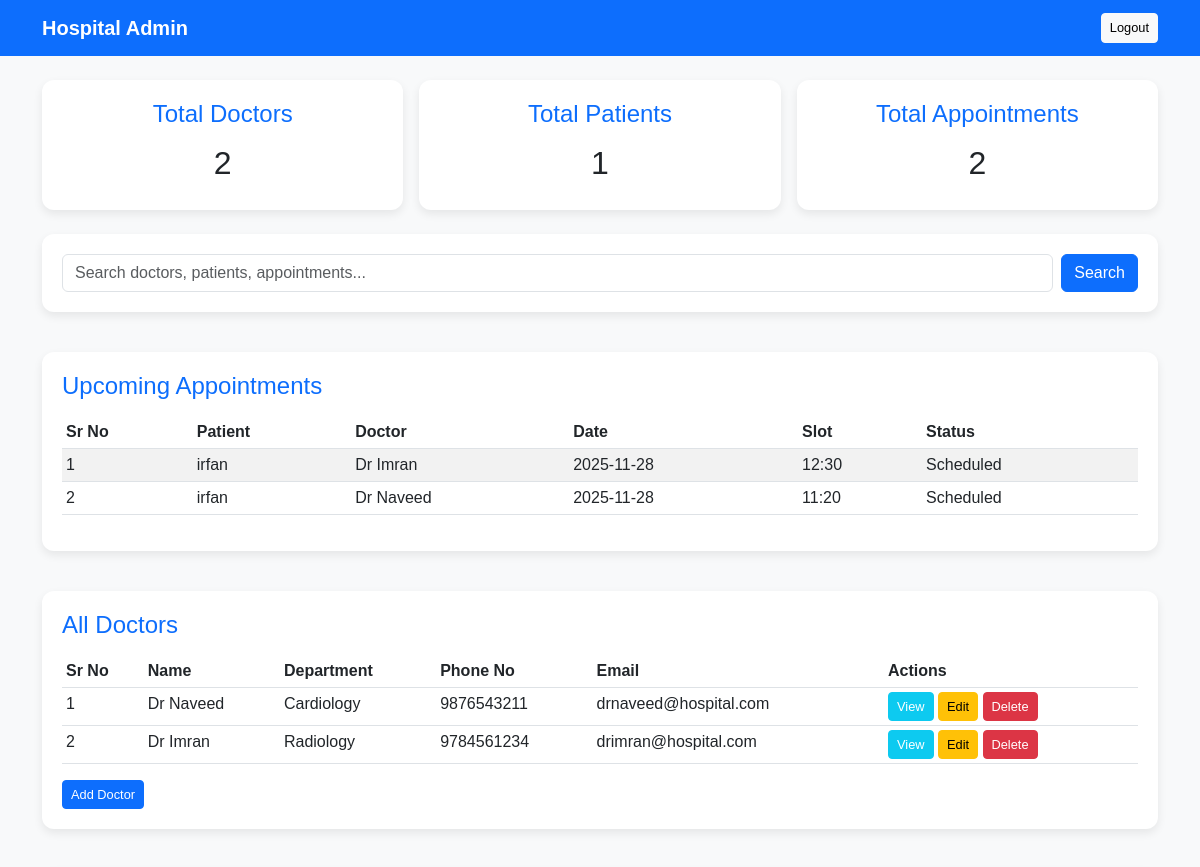
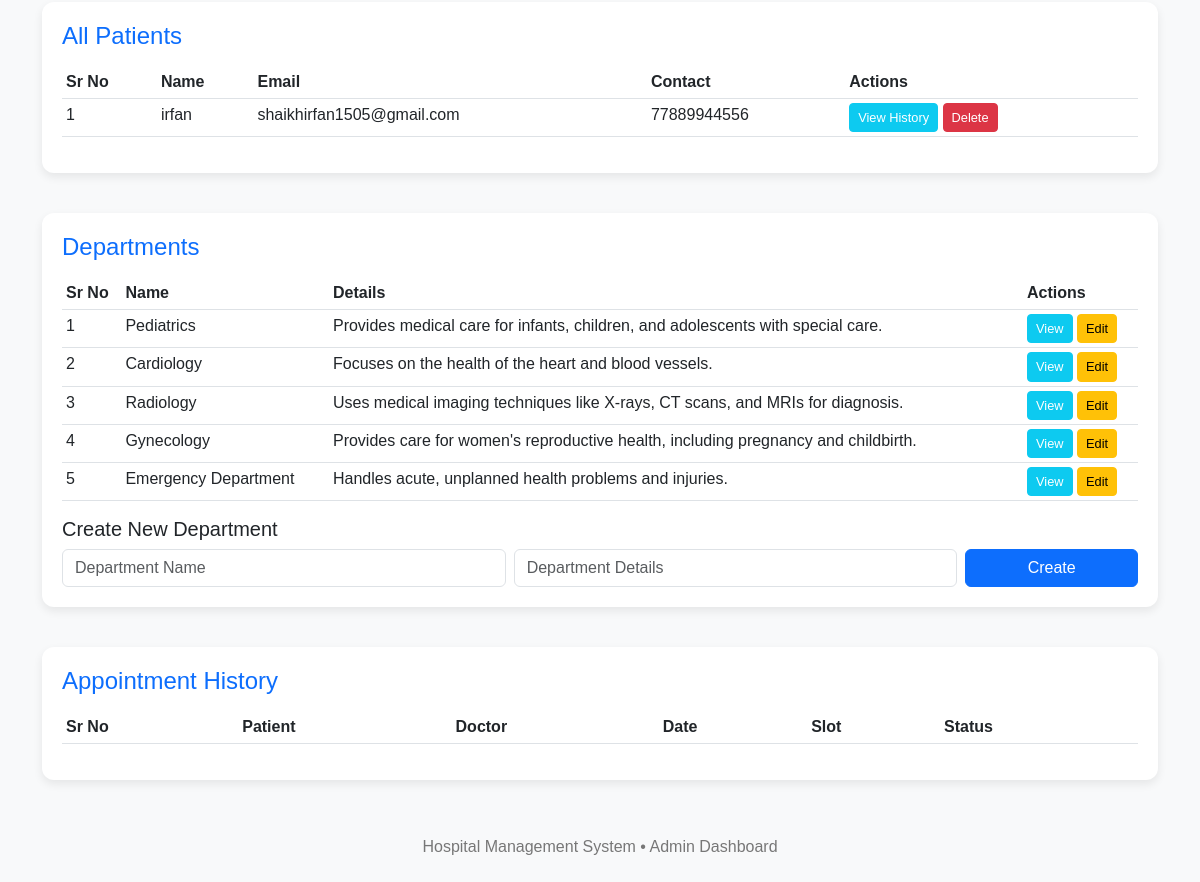
/admin/dashboard (signed in), run on an earlier commit of the app's database (2 pictures, top to bottom).
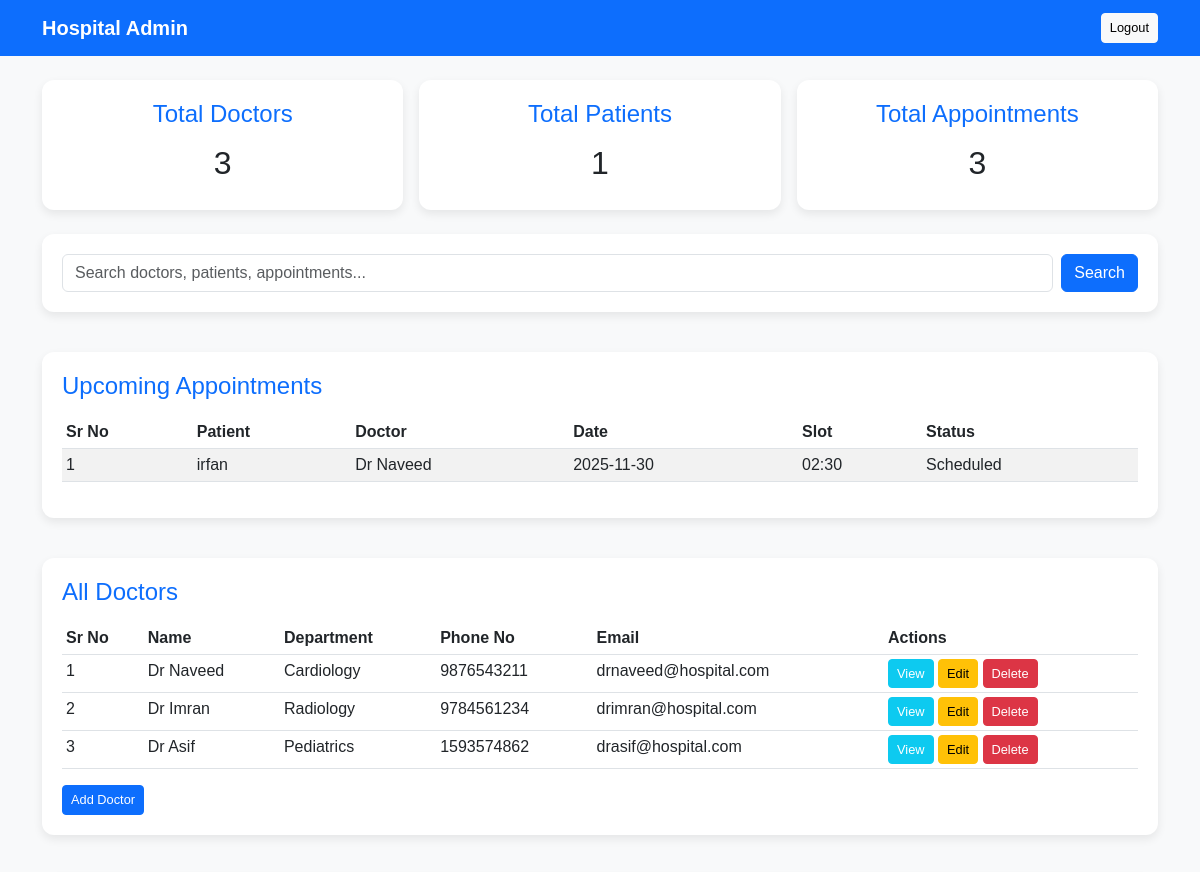
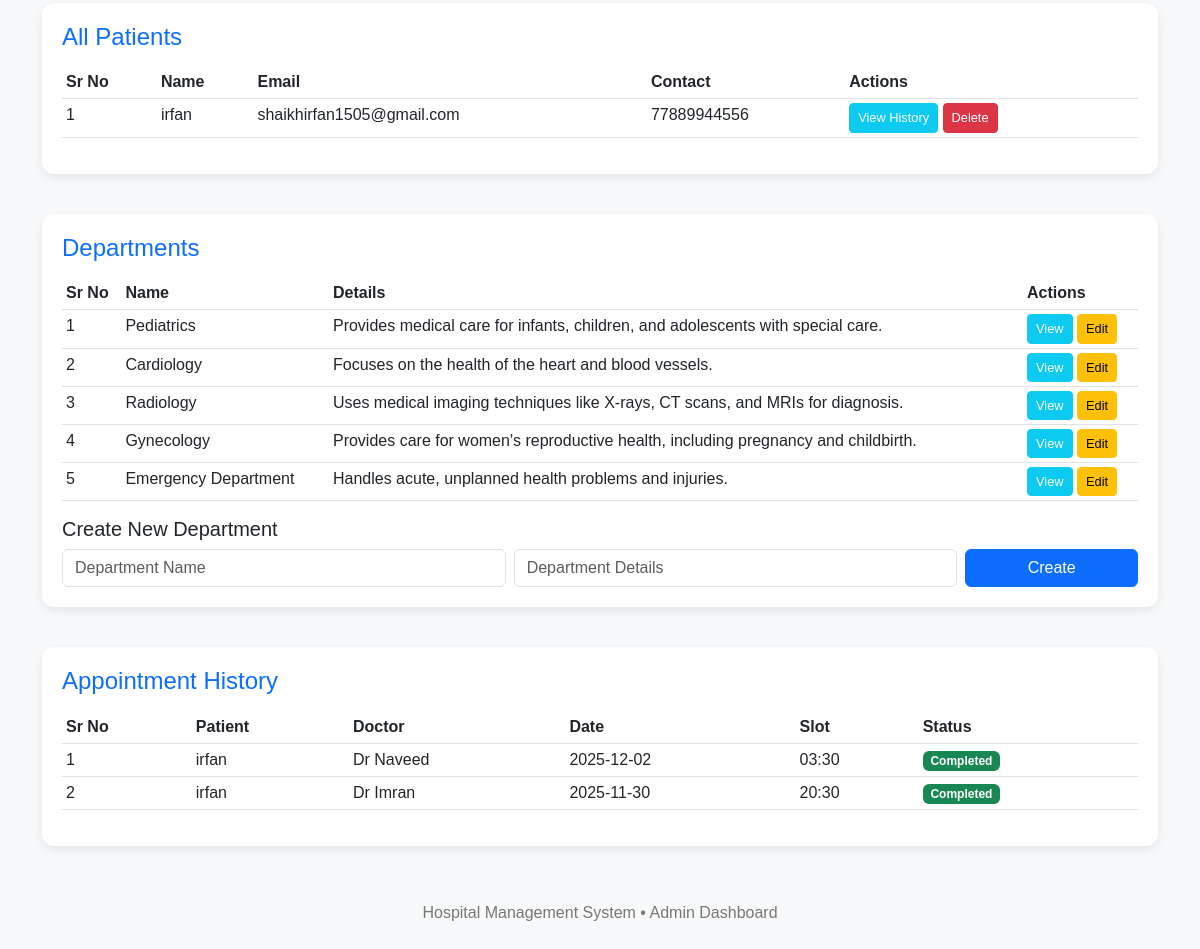
And on a later commit of the database (2 pictures, top to bottom).
### application/models.py (models this page shows)
class Appointment(db.Model):
    id = db.Column(db.Integer, primary_key=True)
    patient_id = db.Column(db.Integer, db.ForeignKey('patient.id'))
    doctor_id = db.Column(db.Integer, db.ForeignKey('doctor.id'))
    department_id = db.Column(db.Integer, db.ForeignKey('department.id'))
    date = db.Column(db.String(20))
    slot = db.Column(db.String(20))
    status = db.Column(db.String(20), default='Scheduled')
    doctor = db.relationship('Doctor', backref='appointments')
    department = db.relationship('Department', backref='appointments')
    patient = db.relationship('Patient', backref='appointments')

class Patient(db.Model):
    id = db.Column(db.Integer, primary_key=True)
    name = db.Column(db.String(100), nullable=False)
    email = db.Column(db.String(100), unique=True)
    phone = db.Column(db.String(20))
    user_id = db.Column(db.Integer, db.ForeignKey('user.id'))

class Doctor(db.Model):
    id = db.Column(db.Integer, primary_key=True)
    name = db.Column(db.String(100), nullable=False)
    email = db.Column(db.String(100), unique=True)
    phone = db.Column(db.String(20), nullable=False)
    experience = db.Column(db.Integer)
    details = db.Column(db.Text)
    available_slots = db.Column(db.Text)  # Could store JSON string for slots
    department_id = db.Column(db.Integer, db.ForeignKey('department.id'))
    department = db.relationship('Department', backref='doctors')

class Department(db.Model):
    id = db.Column(db.Integer, primary_key=True)
    name = db.Column(db.String(100), nullable=False)
    details = db.Column(db.Text)

### application/controllers.py (the view)
    @app.route('/admin/dashboard')
    def admin_dashboard():
        if 'role' not in session or session['role'] != 'admin':
            flash("Access denied!", "danger")
            return redirect(url_for('login'))
        doctors = Doctor.query.all()
        patients = Patient.query.all()
        total_doctors = len(doctors)
        total_patients = len(patients)
        total_appointments = Appointment.query.count()
        departments = Department.query.all()
        upcoming_appointments = Appointment.query.filter_by(status='Scheduled')\
                                                .order_by(Appointment.date.asc()).all()
        appointment_history = Appointment.query.filter(
            Appointment.status.in_(['Completed', 'Cancelled'])
        ).order_by(Appointment.date.desc()).all()
        return render_template(
            'admin_dash.html',
            doctors=doctors,
            patients=patients,
            total_doctors=total_doctors,
            departments=departments,
            total_patients=total_patients,
            total_appointments=total_appointments,
            upcoming_appointments=upcoming_appointments,
            appointment_history=appointment_history  # added
        )

### templates/admin_dash.html (shortened to what this page needs)
<!DOCTYPE html>
<html lang="en">
<head>
    <link href="https://cdn.jsdelivr.net/npm/bootstrap@5.3.0/dist/css/bootstrap.min.css" rel="stylesheet">
</head>
<body>
<nav class="navbar navbar-expand-lg">
    <div class="container">
        <a class="navbar-brand" href="#">Hospital Admin</a>
        <div class="ms-auto">
            <a href="/logout" class="btn btn-light btn-sm">Logout</a>
        </div>
    </div>
</nav>
<div class="container mt-4">
    <div class="row g-3">
        <div class="col-md-4">
            <div class="dashboard-card text-center">
                <h4>Total Doctors</h4>
                <h2>{{ total_doctors }}</h2>
            </div>
        </div>
        <div class="col-md-4">
            <div class="dashboard-card text-center">
                <h4>Total Patients</h4>
                <h2>{{ total_patients }}</h2>
            </div>
        </div>
        <div class="col-md-4">
            <div class="dashboard-card text-center">
                <h4>Total Appointments</h4>
                <h2>{{ total_appointments }}</h2>
            </div>
        </div>
    </div>
    <div class="mt-4">
        <div class="table-section">
            <form action="/admin/search" method="GET" class="d-flex">
                <input type="text" name="query" class="form-control" placeholder="Search doctors, patients, appointments...">
                <button class="btn btn-primary ms-2">Search</button>
            </form>
        </div>
    </div>
    <div class="table-section">
        <h4>Upcoming Appointments</h4>
        <table class="table table-striped table-sm">
            <thead>
                <tr>
                    <th>Sr No</th>
                    <th>Patient</th>
                    <th>Doctor</th>
                    <th>Date</th>
                    <th>Slot</th>
                    <th>Status</th>
                </tr>
            </thead>
            <tbody>
                {% for appt in upcoming_appointments %}
                <tr>
                    <td>{{ loop.index }}</td>
                    <td>{{ appt.patient.name }}</td>
                    <td>{{ appt.doctor.name }}</td>
                    <td>{{ appt.date }}</td>
                    <td>{{ appt.slot }}</td>
                    <td>{{ appt.status }}</td>
                </tr>
                {% endfor %}
            </tbody>
        </table>
    </div>
    <div class="table-section">
        <h4>All Doctors</h4>
        <table class="table table-hover table-sm">
            <thead>
                <tr>
                    <th>Sr No</th>
                    <th>Name</th>
                    <th>Department</th>
                    <th>Phone No</th>
                    <th>Email</th>
                    <th>Actions</th>
                </tr>
            </thead>
            <tbody>
                {% for doctor in doctors %}
                <tr>
                    <td>{{ loop.index }}</td>
                    <td>{{ doctor.name }}</td>
                    <td>{{ doctor.department.name }}</td>
                    <td>{{ doctor.phone }}</td>
                    <td>{{ doctor.email }}</td>
                    <td>
                        <a href="/admin/doctor/{{ doctor.id }}" class="btn btn-sm btn-info text-white">View</a>
                        <a href="/admin/doctor/edit/{{ doctor.id }}" class="btn btn-sm btn-warning">Edit</a>
                        <a href="/admin/doctor/delete/{{ doctor.id }}" class="btn btn-sm btn-danger">Delete</a>
                    </td>
                </tr>
                {% endfor %}
            </tbody>
        </table>
        <a href="/admin/doctor/add" class="btn btn-primary btn-sm">Add Doctor</a>
    </div>
    <div class="table-section">
        <h4>All Patients</h4>
        <table class="table table-hover table-sm">
            <thead>
                <tr>
                    <th>Sr No</th>
                    <th>Name</th>
                    <th>Email</th>
                    <th>Contact</th>
                    <th>Actions</th>
                </tr>
            </thead>
            <tbody>
                {% for patient in patients %}
                <tr>
                    <td>{{ loop.index }}</td>
                    <td>{{ patient.name }}</td>
                    <td>{{ patient.email }}</td>
                    <td>{{ patient.phone }}</td>
                    <td>
                        <a href="/admin/patient/{{ patient.id }}/history"
                        class="btn btn-sm btn-info text-white">View History
                       </a>
                        <a href="/admin/patient/delete/{{ patient.id }}"
                        class="btn btn-sm btn-danger"
                        onclick="return confirm('This will delete all the patient related data including patient history! Still continue?');">
                        Delete
                        </a>
                    </td>
                </tr>
                {% endfor %}
            </tbody>
        </table>
    </div>
    <div class="table-section">
        <h4>Departments</h4>
        <table class="table table-hover table-sm mb-3">
            <thead>
                <tr>
                    <th>Sr No</th>
                    <th>Name</th>
                    <th>Details</th>
                    <th>Actions</th>
                </tr>
            </thead>
            <tbody>
                {% for dept in departments %}
                <tr>
                    <td>{{ loop.index }}</td>
                    <td>{{ dept.name }}</td>
                    <td>{{ dept.details }}</td>
                    <td>
                        <a href="/admin/department/{{ dept.id }}" class="btn btn-sm btn-info text-white">View</a>
                        <a href="/admin/departments/edit/{{ dept.id }}" class="btn btn-sm btn-warning">Edit</a>
                    </td>
                </tr>
                {% endfor %}
            </tbody>
        </table>
        <div class="mt-3">
            <h5>Create New Department</h5>
            <form action="/admin/department/create" method="POST" class="row g-2">
                <div class="col-md-5">
                    <input type="text" name="name" class="form-control" placeholder="Department Name" required>
                </div>
                <div class="col-md-5">
                    <input type="text" name="details" class="form-control" placeholder="Department Details">
                </div>
                <div class="col-md-2">
                    <button type="submit" class="btn btn-primary w-100">Create</button>
                </div>
            </form>
        </div>
    </div>
    <div class="table-section">
        <h4>Appointment History</h4>
        <table class="table table-hover table-sm">
            <thead>
                <tr>
                    <th>Sr No</th>
                    <th>Patient</th>
                    <th>Doctor</th>
                    <th>Date</th>
                    <th>Slot</th>
                    <th>Status</th>
                </tr>
            </thead>
            <tbody>
                {% for appt in appointment_history %}
                <tr>
                    <td>{{ loop.index }}</td>
                    <td>{{ appt.patient.name }}</td>
                    <td>{{ appt.doctor.name }}</td>
                    <td>{{ appt.date }}</td>
                    <td>{{ appt.slot }}</td>
                    <td>
                        {% if appt.status == 'Completed' %}
                            <span class="badge bg-success">{{ appt.status }}</span>
                        {% elif appt.status == 'Cancelled' %}
                            <span class="badge bg-danger">{{ appt.status }}</span>
                        {% else %}
                            <span class="badge bg-secondary">{{ appt.status }}</span>
                        {% endif %}
                    </td>
                </tr>
                {% endfor %}
            </tbody>
        </table>
    </div>
</div>
<div class="footer">
    <p>Hospital Management System • Admin Dashboard</p>
</div>
</body>
</html>

### templates/admin_dash.html (style rules this page uses)
body { background: #f8f9fa; font-family: Arial, sans-serif; }
.navbar { background: #0d6efd; }
.navbar-brand, .nav-link, .navbar-text { color: white !important; font-weight: 600; }
.dashboard-card { border-radius: 12px; padding: 20px; background: white; box-shadow: 0 4px 10px rgba(0,0,0,0.08); }
.table-section { background: white; border-radius: 12px; padding: 20px; box-shadow: 0 4px 10px rgba(0,0,0,0.08); margin-bottom: 40px; }
.footer { text-align: center; padding: 15px 0; margin-top: 40px; color: #777; }
h4 { color: #0d6efd; margin-bottom: 15px; }
.btn-sm { font-size: 0.8rem; }

What changed in the data, as far as the page shows it:
removed Appointment: patient.name "irfan", doctor.name "Dr Imran", date "2025-11-28", slot "12:30", status "Scheduled", shown under "Upcoming Appointments"
removed Appointment: patient.name "irfan", doctor.name "Dr Naveed", date "2025-11-28", slot "11:20", status "Scheduled", shown under "Upcoming Appointments"
added Appointment: patient.name "irfan", doctor.name "Dr Naveed", date "2025-11-30", slot "02:30", status "Scheduled", shown under "Upcoming Appointments"
added Doctor: name "Dr Asif", department.name "Pediatrics", phone "1593574862", email "drasif@hospital.com"
added Appointment: patient.name "irfan", doctor.name "Dr Naveed", date "2025-12-02", slot "03:30", status "Completed", shown under "Appointment History"
added Appointment: patient.name "irfan", doctor.name "Dr Imran", date "2025-11-30", slot "20:30", status "Completed", shown under "Appointment History"
Also different on the page:
{{ total_doctors }}: "2" → "3"
{{ total_appointments }}: "2" → "3"
